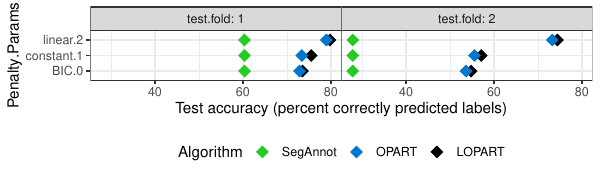

Recreate this plot in R.
source("packages.R")

common.names <- c(
  "test.fold", "penalty", "set", "sequenceID", "count", "cache.csv", 
  "model.name", "penalty", "possible.fp", "fp", "possible.fn", 
  "fn", "labels", "errors")
err.dt <- data.table(
  csv=Sys.glob("figure-label-errors-data*/*.csv")
)[, {
  name.vec <- names(data.table::fread(csv, nrow=0))
  seq.i <- which(name.vec=="sequenceID")
  data.table::fread(
    csv,
    colClasses=list(character=seq.i)
  )[, common.names, with=FALSE]
}, by=csv]
err.dt[model.name=="LOPART" & set=="train", table(errors)]
err.dt[model.name=="LOPART" & set=="train" & 0<errors, .(
  csv, test.fold, set, penalty, fp, fn)]

err.dt[, log.penalty := log(penalty)]
err.dt[, min.log.lambda := log.penalty + c(
  -Inf, -diff(log.penalty)/2
), by=.(
  model.name, test.fold, set, sequenceID)]
err.dt[, max.log.lambda := c(
  min.log.lambda[-1], Inf
), by=.(
  model.name, test.fold, set, sequenceID)]
err.test <- err.dt[set=="test"]

feature.dt <- data.table::fread(
  "data-for-LOPART-signals.csv.gz"
)[, .(
  log.log.data=log(log(.N))
), by=sequenceID]
feature.mat <- feature.dt[, matrix(
  log.log.data,
  ncol=1,
  dimnames=list(sequenceID=sequenceID, feature="log.log.data"))]

err.train <- err.dt[set=="train" & model.name %in% c("OPART", "BinSeg")]
pred.dt <- err.train[, {
  best.penalty <- .SD[, .(
    train.errors=sum(errors)
  ), by=penalty][which.min(train.errors)]
  target.dt <- penaltyLearning::targetIntervals(.SD, "sequenceID")
  target.mat <- target.dt[
    rownames(feature.mat),
    cbind(min.log.lambda, max.log.lambda),
    on="sequenceID"]
  keep <- -Inf < target.mat[, 1] | target.mat[,2] < Inf
  fit <- penaltyLearning::IntervalRegressionUnregularized(
    feature.mat[keep, , drop=FALSE], target.mat[keep, ])
  print(fit)
  rbind(
    data.table(
      sequenceID=rownames(feature.mat),
      Penalty="constant",
      Parameters=1,
      pred.log.lambda=log(best.penalty$penalty)),
    data.table(
      sequenceID=rownames(feature.mat),
      Penalty="BIC",
      Parameters=0,
      pred.log.lambda=as.numeric(feature.mat)),
    data.table(
      sequenceID=rownames(feature.mat),
      Penalty="linear",
      Parameters=2,
      pred.log.lambda=as.numeric(fit$predict(feature.mat))))
}, by=.(model.name, test.fold)]
table(pred.dt$model.name)
table(err.test$model.name)
pred.with.err.dt <- pred.dt[, .(
  sequenceID, test.fold, train.model=model.name,
  Penalty, Parameters, pred.log.lambda
)][
  err.test[, .(
    sequenceID, test.fold, train.model=ifelse(model.name=="BinSeg", "BinSeg", "OPART"),
    model.name,
    min.log.lambda, max.log.lambda, possible.fp, possible.fn, fp, fn, labels, errors
  )],
  .(sequenceID, test.fold, model.name, Penalty, Parameters, pred.log.lambda, possible.fp, possible.fn, fp, fn, labels, errors),
  on=.(sequenceID, test.fold, train.model, pred.log.lambda>min.log.lambda, pred.log.lambda<max.log.lambda),
  nomatch=0L
]
table(pred.with.err.dt$model.name)
data.table::fwrite(pred.with.err.dt, "figure-cv-BIC-pred.csv")

auc.dt <- err.test[, {
  select.dt <- data.table(
    test.fold,
    model.name=if(model.name=="BinSeg")"BinSeg" else "OPART")
  pred.fold <- pred.dt[select.dt, on=names(select.dt)]
  model.dt <- .SD[order(sequenceID, min.log.lambda)]
  pred.fold[, {
    roc.list <- penaltyLearning::ROChange(
      model.dt,
      .SD[select.dt, on="test.fold"],
      problem.vars="sequenceID")
    with(roc.list, data.table(
      roc=list(roc), auc,
      thresholds[threshold=="predicted"]))
  }, by=.(Penalty, Parameters)]
}, by=.(test.fold, model.name)]
(pred.err.sorted <- pred.with.err.dt[, .(
  labels=sum(labels),
  errors=sum(errors)
), keyby=.(test.fold, model.name, Penalty)])
(auc.err.sorted <- setkey(auc.dt[
, .(test.fold, model.name, Penalty, labels, errors)
], test.fold, model.name, Penalty))
all.equal(pred.err.sorted, auc.err.sorted)

roc.dt <- auc.dt[, data.table(
  roc[[1]]
), by=.(test.fold, model.name, Penalty, Parameters)]
possible.dt <- unique(auc.dt[, .(
  test.fold, possible.fp, possible.fn)])
pred.point.dt <- rbind(
  auc.dt[model.name=="LOPART", data.table(
    FPR=0, TPR=0, fp=0, tp=0, auc=NA, labels,
    model.name="SegAnnot", test.fold, Penalty, Parameters
  )],
  auc.dt[, .(
    FPR, TPR, fp, tp, auc, labels,
    model.name, test.fold, Penalty, Parameters
  )]
)[possible.dt, on=.(test.fold)]
algo.colors <- c(
  SegAnnot="#22CC22",
  OPART="#0077CC",
  LOPART="black")
algo.colors <- c(
  SegAnnot="blue",
  BinSeg="#ECAE5E",
  OPART="deepskyblue",
  LOPART="black",
  FPOP="red")
gg <- ggplot()+
  theme_bw()+
  scale_color_manual(values=algo.colors)+
  scale_size_manual(values=c(
    BinSeg=1.25,
    LOPART=1.5,
    OPART=1))+
  directlabels::geom_dl(aes(
    FPR, TPR,
    color=model.name,
    label=paste0(model.name, ifelse(is.na(auc), "", sprintf(
      " AUC=%.3f", auc
    )))),
    method=list(
      cex=0.75,
      directlabels::polygon.method(
        "right",
        offset.cm=0.5,
        padding.cm=0.05)),
    data=pred.point.dt)+
  geom_path(aes(
    FPR, TPR,
    color=model.name,
    size=model.name,
    group=paste(model.name, test.fold)),
    alpha=0.7,
    data=roc.dt)+
  geom_point(aes(
    FPR, TPR,
    color=model.name),
    size=3,
    shape=21,
    fill="white",
    data=pred.point.dt)+
  theme(
    panel.spacing=grid::unit(0, "lines"),
    legend.position="none"
  )+
  facet_grid(test.fold ~ Penalty + Parameters, labeller=label_both)+
  coord_equal()+
  scale_x_continuous(
    "False Positive Rate (test set labels)",
    breaks=c(0, 0.5, 1),
    limits=c(0, 1.2),
    labels=c("0", "0.5", "1"))+
  scale_y_continuous(
    "True Positive Rate (test set labels)",
    breaks=c(0, 0.5, 1),
    labels=c("0", "0.5", "1"))
##print(gg)
data.table::fwrite(roc.dt, "figure-cv-BIC-roc.csv")
expansion <- 2
pdf("figure-cv-BIC-roc.pdf", width=3*expansion, height=2*expansion)
print(gg)
dev.off()

auc.wide <- dcast(
  auc.dt,
  test.fold + Parameters + Penalty ~ model.name,
  value.var = "auc")
auc.wide[, diff := OPART-LOPART]
auc.wide

pred.point.dt[, fn := possible.fn-tp ]
pred.point.dt[, errors := fn + fp ]
pred.point.dt[, percent.error := 100*errors/labels]
pred.point.dt[, Penalty.Params := paste0(Penalty, ".", Parameters)]
pred.point.dt[, percent.accuracy := 100-percent.error]
pred.point.vars <- melt(
  pred.point.dt,
  measure.vars=c("percent.accuracy", "auc"))
pred.point.diff <- dcast(
  pred.point.vars,
  test.fold + Penalty.Params + variable ~ model.name,
  value.var="value")
pred.point.compare <- melt(
  pred.point.diff,
  measure.vars=c("OPART", "BinSeg"),
  variable.name="baseline")
pred.point.compare[, improvement := LOPART - value]
pred.point.compare[, .(
  min=min(improvement),
  max=max(improvement)
), by=.(baseline, variable)]
pred.point.diff[, OPART.diff := LOPART - OPART ]
pred.point.diff[, BinSeg.diff := LOPART - BinSeg ]
pred.point.diff[order(variable, Penalty.Params, test.fold), .(
  variable, test.fold, Penalty.Params, OPART.diff, BinSeg.diff)]
pred.point.diff[, SegAnnot.diff := LOPART - SegAnnot ]
pred.point.diff[
  variable=="percent.accuracy"
][order(test.fold, Penalty.Params), .(
  test.fold, Penalty.Params, SegAnnot.diff)]
gg.vars <- ggplot()+
  theme_bw()+
  theme(panel.spacing=grid::unit(0, "lines"))+
  geom_point(aes(
    value, Penalty.Params, color=model.name),
    data=pred.point.vars)+
  facet_grid(test.fold ~ variable, labeller=label_both, scales="free")+
  scale_color_manual(values=algo.colors)
gg.vars.wide <- ggplot()+
  theme_bw()+
  theme(panel.spacing=grid::unit(0, "lines"))+
  geom_point(aes(
    value, Penalty.Params, color=model.name),
    data=pred.point.vars)+
  facet_grid(. ~ variable + test.fold, labeller=label_both, scales="free")+
  scale_color_manual(values=algo.colors)
pred.point.wide <- dcast(
  pred.point.dt,
  test.fold + Penalty.Params ~ model.name,
  value.var="percent.error")
pred.point.tall <- melt(
  pred.point.wide,
  measure.vars=c("OPART", "SegAnnot"),
  variable.name="competitor",
  value.name="percent.error")
gg.comp <- ggplot()+
  theme_bw()+
  theme(panel.spacing=grid::unit(0, "lines"))+
  facet_grid(. ~ competitor)+
  geom_abline(aes(
    slope=slope, intercept=intercept),
    color="grey",
    data=data.table(slope=1, intercept=0))+
  geom_point(aes(
    LOPART, percent.error, color=Penalty.Params),
    data=pred.point.tall)+
  coord_equal()
data.table::fwrite(pred.point.dt, "figure-cv-BIC-error-rates.csv")
gg <- ggplot()+
  theme_bw()+
  theme(
    legend.position="bottom",
    panel.spacing=grid::unit(0, "lines"))+
  geom_point(aes(
    percent.accuracy, Penalty.Params, color=model.name),
    shape=18,
    size=4,
    data=pred.point.dt)+
  facet_grid(. ~ test.fold, labeller=label_both)+
  scale_color_manual(
    "Algorithm",
    values=algo.colors,
    breaks=names(algo.colors)
    )+
  scale_x_continuous(
    "Test accuracy (percent correctly predicted labels)",
    ##limits=c(15, 85),
    breaks=seq(20, 80, by=20))
pdf("figure-cv-BIC.pdf", width=6, height=1.8)
print(gg)
dev.off()
